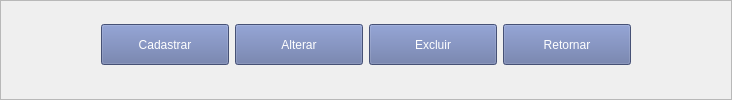
              <widget class="QFrame" name="frame_7">
               <property name="minimumSize">
                <size>
                 <width>396</width>
                 <height>0</height>
                </size>
               </property>
               <property name="maximumSize">
                <size>
                 <width>800</width>
                 <height>200</height>
                </size>
               </property>
               <property name="layoutDirection">
                <enum>Qt::LeftToRight</enum>
               </property>
               <property name="frameShape">
                <enum>QFrame::StyledPanel</enum>
               </property>
               <property name="frameShadow">
                <enum>QFrame::Raised</enum>
               </property>
               <layout class="QHBoxLayout" name="horizontalLayout_7">
                <property name="leftMargin">
                 <number>100</number>
                </property>
                <property name="topMargin">
                 <number>0</number>
                </property>
                <property name="rightMargin">
                 <number>100</number>
                </property>
                <item>
                 <widget class="QPushButton" name="add_btn">
                  <property name="minimumSize">
                   <size>
                    <width>128</width>
                    <height>41</height>
                   </size>
                  </property>
                  <property name="maximumSize">
                   <size>
                    <width>200</width>
                    <height>16777215</height>
                   </size>
                  </property>
                  <property name="focusPolicy">
                   <enum>Qt::NoFocus</enum>
                  </property>
                  <property name="styleSheet">
                   <string notr="true">font: 11pt &quot;Century Gothic&quot;;
background-color: rgb(98, 114, 164);
color: rgb(255, 255, 255);</string>
                  </property>
                  <property name="text">
                   <string>Cadastrar</string>
                  </property>
                 </widget>
                </item>
                <item>
                 <widget class="QPushButton" name="update_btn">
                  <property name="minimumSize">
                   <size>
                    <width>128</width>
                    <height>41</height>
                   </size>
                  </property>
                  <property name="maximumSize">
                   <size>
                    <width>200</width>
                    <height>16777215</height>
                   </size>
                  </property>
                  <property name="focusPolicy">
                   <enum>Qt::NoFocus</enum>
                  </property>
                  <property name="styleSheet">
                   <string notr="true">font: 11pt &quot;Century Gothic&quot;;
background-color: rgb(98, 114, 164);
color: rgb(255, 255, 255);</string>
                  </property>
                  <property name="text">
                   <string>Alterar</string>
                  </property>
                 </widget>
                </item>
                <item>
                 <widget class="QPushButton" name="delete_btn">
                  <property name="minimumSize">
                   <size>
                    <width>128</width>
                    <height>41</height>
                   </size>
                  </property>
                  <property name="maximumSize">
                   <size>
                    <width>200</width>
                    <height>16777215</height>
                   </size>
                  </property>
                  <property name="focusPolicy">
                   <enum>Qt::NoFocus</enum>
                  </property>
                  <property name="styleSheet">
                   <string notr="true">font: 11pt &quot;Century Gothic&quot;;
background-color: rgb(98, 114, 164);
color: rgb(255, 255, 255);</string>
                  </property>
                  <property name="text">
                   <string>Excluir</string>
                  </property>
                 </widget>
                </item>
                <item>
                 <widget class="QPushButton" name="return_btn">
                  <property name="minimumSize">
                   <size>
                    <width>128</width>
                    <height>41</height>
                   </size>
                  </property>
                  <property name="maximumSize">
                   <size>
                    <width>200</width>
                    <height>16777215</height>
                   </size>
                  </property>
                  <property name="focusPolicy">
                   <enum>Qt::NoFocus</enum>
                  </property>
                  <property name="styleSheet">
                   <string notr="true">font: 11pt &quot;Century Gothic&quot;;
background-color: rgb(98, 114, 164);
color: rgb(255, 255, 255);</string>
                  </property>
                  <property name="text">
                   <string>Retornar</string>
                  </property>
                 </widget>
                </item>
               </layout>
              </widget>
